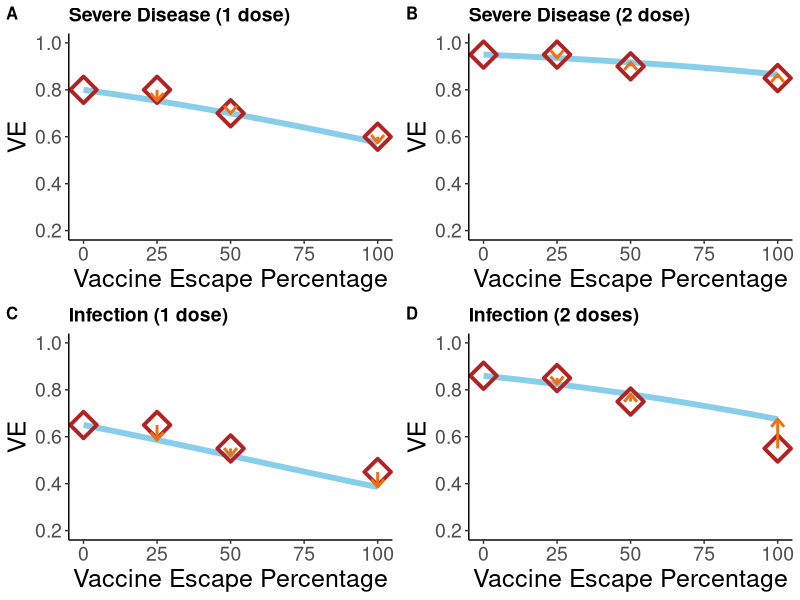
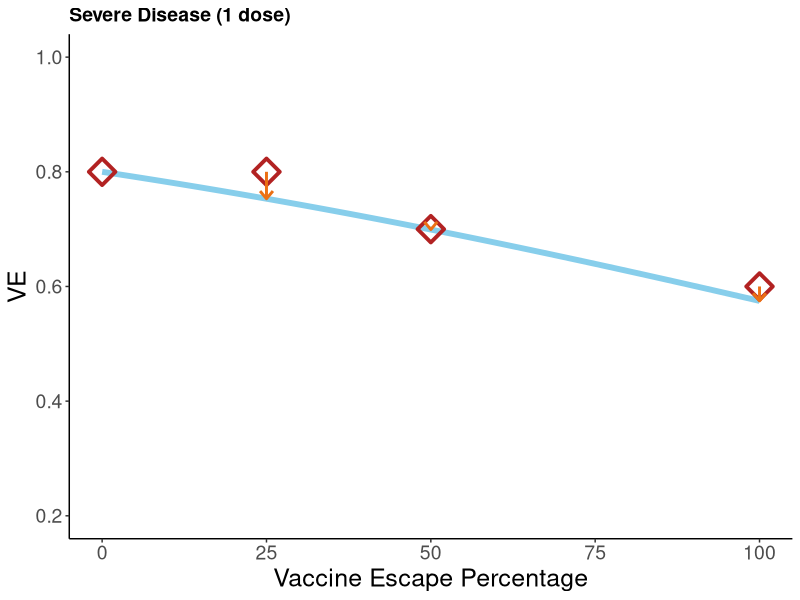
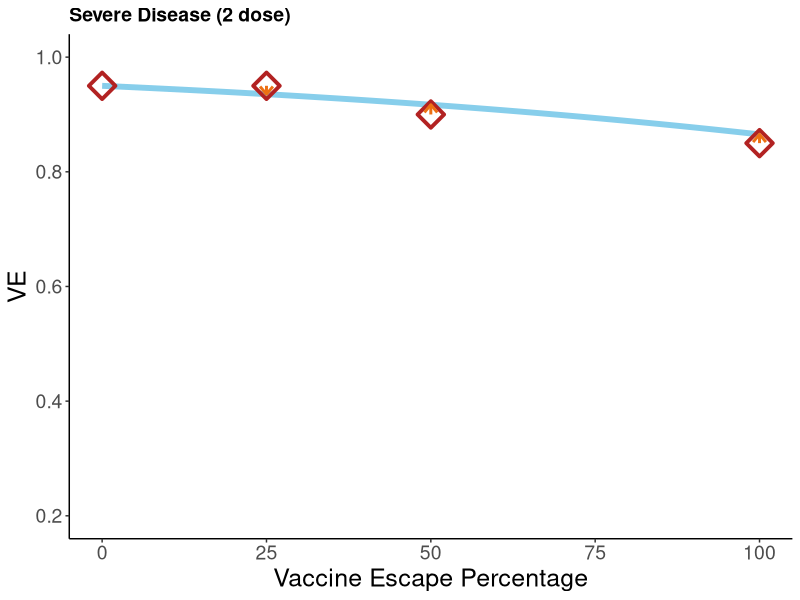
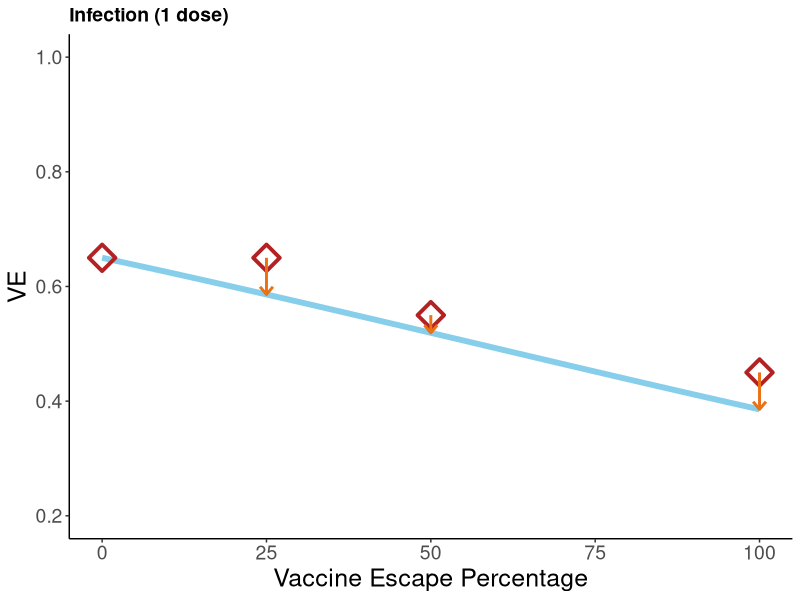
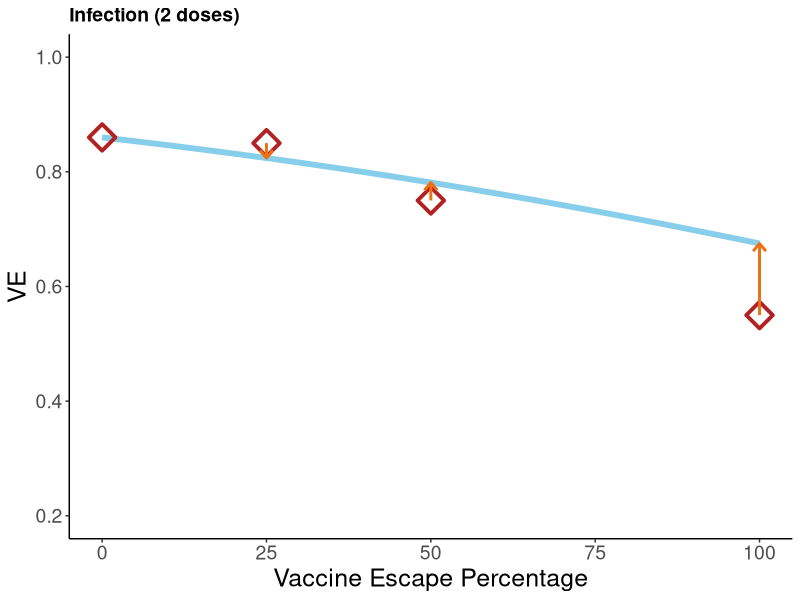
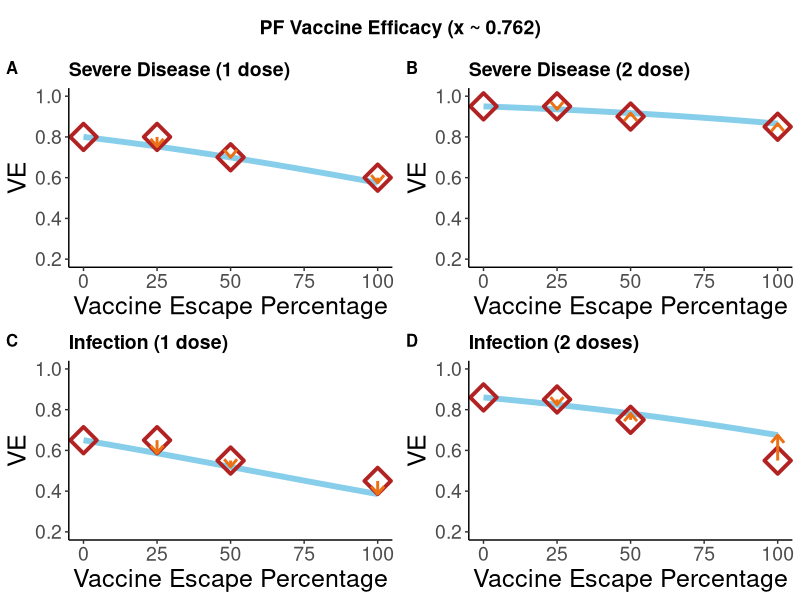
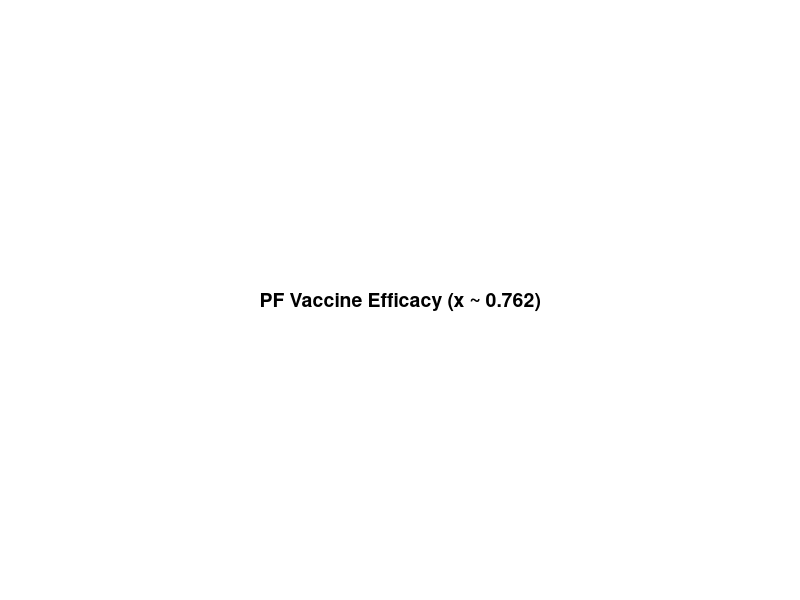

Here is the R script that generated these plots, in order:
#Plot the OR (Vaccine Efficacy Odds) efficacy/(1-efficacy)

#SPECIFICALLY,
#we only minimise the error at the central (50%) mark.

rm(list=ls())

require(tidyverse)

#The Problem:
#We have data: y0, y25, y50, y75 that we want to scale like so:

#y0*x = y25
#y0*(x^2) = y50
#y0*(x^3) = y75

#No x will fit perfectly, but what's the best we can do?

#----------------------------

#Build y vectors, one for AZ, one for PF, one for infectiousness combined

#AZ ones correspond all to 1 dose: VE against  (i) severe disease, (ii) infection
y0_AZ <- c(0.8/(1-0.8), 0.63/(1-0.63) )

y25_AZ <- c(0.64/(1-0.64), 0.5/(1-0.5))
y50_AZ <- c(0.4/(1-0.4), 0.1/(1-0.1))
y75_AZ <- c(0.2/(1-0.2), 0)
y100_AZ <- y75_AZ


#PF values correspond to VE against (i/ii) severe disease 1dose/2dose (iii/iv) infection 1dose/2dose (v) infectiousness (1 dose)
y0_PF <- c(0.8/(1-0.8), 0.95/(1-0.95), 0.65/(1-0.65), 0.86/(1-0.86))

y25_PF <- c(0.8/(1-0.8), 0.95/(1-0.95), 0.65/(1-0.65), 0.85/(1-0.85))
y50_PF <- c(0.7/(1-0.7), 0.9/(1-0.9), 0.55/(1-0.55), 0.75/(1-0.75))
y75_PF <- c(0.6/(1-0.6), 0.85/(1-0.85), 0.45/(1-0.45), 0.55/(1-0.55))
y100_PF <- y75_PF

#Lastly we do a separate one for infectious values (1 dose) of either AZ or PF
y0_infect <- 0.45/(1-0.45)

y25_infect <- 0.45/(1-0.45)
y50_infect <- 0.2/(1-0.2)
y75_infect <- 0
y100_infect <- y75_infect

#----------------------------------------
#PF
#Assume the same worst case is 100%.

error_x_PF <- function(x) {
  
  #Allocate memory:
  y25_estimate_PF <- c(0,0,0,0)
  y50_estimate_PF <- c(0,0,0,0)
  y100_estimate_PF <- c(0,0,0,0)
  
  y25_estimate_PF <- (x)*y0_PF
  y50_estimate_PF <- (x^2)*y0_PF
  y100_estimate_PF <- (x^4)*y0_PF

  y25_estimate_PF_probability <- y25_estimate_PF/(y25_estimate_PF+1)
  y25_PF_probability <- y25_PF/(y25_PF+1)
    
  y50_estimate_PF_probability <- y50_estimate_PF/(y50_estimate_PF+1)
  y50_PF_probability <- y50_PF/(y50_PF+1)
  
  y100_estimate_PF_probability <- y100_estimate_PF/(y100_estimate_PF+1)
  y100_PF_probability <- y100_PF/(y100_PF+1)
  
  error_amt <-  (sum((abs(y50_estimate_PF_probability - y50_PF_probability))^2  )  +  sum(  (abs(y100_estimate_PF_probability - y100_PF_probability))^2  )  +  sum(  (abs(y25_estimate_PF_probability - y25_PF_probability))^2)   )
  return(error_amt)
}

optim_PF <- optimize(error_x_PF, interval = c(0,1))
optim_x_PF <- optim_PF$minimum
optim_x_PF_error <- optim_PF$objective

#----------------------------

#Okay, now we want to plot it
######
#PF
######

percent_mark <- seq(0,100, length.out = 101)

# Severe Disease (1 dose)

sev_disease_efficacy <- (0.8/(1-0.8))*(optim_x_PF^(percent_mark/25))
#Convert back to probability:
sev_disease_efficacy <- sev_disease_efficacy/(sev_disease_efficacy+1)

Table_Data <- data.frame(percent_mark = c(0, 25, 50, 100), sev_disease_efficacy = c(0.8, 0.8, 0.7, 0.6))
Mapped_Data <- data.frame(percent_mark = percent_mark, sev_disease_efficacy = sev_disease_efficacy)

ggplot(data=Mapped_Data, aes(x=percent_mark, y=sev_disease_efficacy, group=1)) +
  geom_line(color="skyblue", size = 2) +
  geom_point(data = Table_Data, color = 'firebrick', shape = 5, size = 5, stroke = 2)+
  labs(title="Severe Disease (1 dose)",
       x ="Vaccine Escape Percentage", y = "VE") +
  geom_path(data = data.frame(percent_mark = c(50, 50), sev_disease_efficacy = c(0.7, sev_disease_efficacy[51]) ),
            size = 1, colour = "#EC7014",
            arrow = arrow(type = "open", angle = 40, length = unit(0.1, "inches")) 
  )+
  geom_path(data = data.frame(percent_mark = c(25, 25), sev_disease_efficacy = c(0.8, sev_disease_efficacy[26]) ),
            size = 1, colour = "#EC7014",
            arrow = arrow(type = "open", angle = 40, length = unit(0.1, "inches")) 
  )+
  geom_path(data = data.frame(percent_mark = c(100, 100), sev_disease_efficacy = c(0.6, sev_disease_efficacy[101]) ),
            size = 1, colour = "#EC7014",
            arrow = arrow(type = "open", angle = 40, length = unit(0.1, "inches")) 
  )+ylim(0.2,1) +
  theme_classic() +
  theme(
    plot.title = element_text( size=14, face="bold"),
    axis.title.x = element_text(size=18),
    axis.title.y = element_text(size=18),
    axis.text = element_text(size=14)
  )  ->  PF_sev_dis_1dose_50_fit


# Severe Disease (2 doses)

sev_dis_efficacy <- (0.95/(1-0.95))*(optim_x_PF^(percent_mark/25))
#Convert back to probability:
sev_dis_efficacy <- sev_dis_efficacy/(sev_dis_efficacy+1)

Table_Data <- data.frame(percent_mark = c(0, 25, 50, 100), sev_dis_efficacy = c(0.95, 0.95, 0.9, 0.85))
Mapped_Data <- data.frame(percent_mark = percent_mark, sev_dis_efficacy = sev_dis_efficacy)

ggplot(data=Mapped_Data, aes(x=percent_mark, y=sev_dis_efficacy, group=1)) +
  geom_line(color="skyblue", size = 2) +
  geom_point(data = Table_Data, color = 'firebrick', shape = 5, size = 5, stroke = 2)+
  labs(title="Severe Disease (2 dose)",
       x ="Vaccine Escape Percentage", y = "VE") +
  geom_path(data = data.frame(percent_mark = c(50, 50), sev_dis_efficacy = c(0.9, sev_dis_efficacy[51]) ),
            size = 1, colour = "#EC7014",
            arrow = arrow(type = "open", angle = 40, length = unit(0.1, "inches")) 
  )+
  geom_path(data = data.frame(percent_mark = c(25, 25), sev_dis_efficacy = c(0.95, sev_dis_efficacy[26]) ),
            size = 1, colour = "#EC7014",
            arrow = arrow(type = "open", angle = 40, length = unit(0.1, "inches")) 
  )+
  geom_path(data = data.frame(percent_mark = c(100, 100), sev_dis_efficacy = c(0.85, sev_dis_efficacy[101]) ),
            size = 1, colour = "#EC7014",
            arrow = arrow(type = "open", angle = 40, length = unit(0.1, "inches")) 
  )+ylim(0.2,1) +
  theme_classic() +
  theme(
    plot.title = element_text( size=14, face="bold"),
    axis.title.x = element_text(size=18),
    axis.title.y = element_text(size=18),
    axis.text = element_text(size=14)
  ) ->  PF_sev_dis_2dose_50_fit

# Infection (1 dose)

infection_efficacy <- (0.65/(1-0.65))*(optim_x_PF^(percent_mark/25))
#Convert back to probability:
infection_efficacy <- infection_efficacy/(infection_efficacy+1)

Table_Data <- data.frame(percent_mark = c(0, 25, 50, 100), infection_efficacy = c(0.65, 0.65, 0.55, 0.45))
Mapped_Data <- data.frame(percent_mark = percent_mark, infection_efficacy = infection_efficacy)

ggplot(data=Mapped_Data, aes(x=percent_mark, y=infection_efficacy, group=1)) +
  geom_line(color="skyblue", size = 2) +
  geom_point(data = Table_Data, color = 'firebrick', shape = 5, size = 5, stroke = 2)+
  labs(title="Infection (1 dose)",
       x ="Vaccine Escape Percentage", y = "VE") +
  geom_path(data = data.frame(percent_mark = c(50, 50), infection_efficacy = c(0.55, infection_efficacy[51]) ),
            size = 1, colour = "#EC7014",
            arrow = arrow(type = "open", angle = 40, length = unit(0.1, "inches")) 
  )+
  geom_path(data = data.frame(percent_mark = c(25, 25), infection_efficacy = c(0.65, infection_efficacy[26]) ),
            size = 1, colour = "#EC7014",
            arrow = arrow(type = "open", angle = 40, length = unit(0.1, "inches")) 
  )+
  geom_path(data = data.frame(percent_mark = c(100, 100), infection_efficacy = c(0.45, infection_efficacy[101]) ),
            size = 1, colour = "#EC7014",
            arrow = arrow(type = "open", angle = 40, length = unit(0.1, "inches")) 
  )+ylim(0.2,1) +
  theme_classic() +
  theme(
    plot.title = element_text( size=14, face="bold"),
    axis.title.x = element_text(size=18),
    axis.title.y = element_text(size=18),
    axis.text = element_text(size=14)
  ) ->  PF_sinfection_1dose_50_fit


# Infection (2 doses)

infection_efficacy <- (0.86/(1-0.86))*(optim_x_PF^(percent_mark/25))
#Convert back to probability:
infection_efficacy <- infection_efficacy/(infection_efficacy+1)

Table_Data <- data.frame(percent_mark = c(0, 25, 50, 100), infection_efficacy = c(0.86, 0.85, 0.75, 0.55))
Mapped_Data <- data.frame(percent_mark = percent_mark, infection_efficacy = infection_efficacy)

ggplot(data=Mapped_Data, aes(x=percent_mark, y=infection_efficacy, group=1)) +
  geom_line(color="skyblue", size = 2) +
  geom_point(data = Table_Data, color = 'firebrick', shape = 5, size = 5, stroke = 2)+
  labs(title="Infection (2 doses)",
       x ="Vaccine Escape Percentage", y = "VE") +
  geom_path(data = data.frame(percent_mark = c(50, 50), infection_efficacy = c(0.75, infection_efficacy[51]) ),
            size = 1, colour = "#EC7014",
            arrow = arrow(type = "open", angle = 40, length = unit(0.1, "inches")) 
  )+
  geom_path(data = data.frame(percent_mark = c(25, 25), infection_efficacy = c(0.85, infection_efficacy[26]) ),
            size = 1, colour = "#EC7014",
            arrow = arrow(type = "open", angle = 40, length = unit(0.1, "inches")) 
  )+
  geom_path(data = data.frame(percent_mark = c(100, 100), infection_efficacy = c(0.55, infection_efficacy[101]) ),
            size = 1, colour = "#EC7014",
            arrow = arrow(type = "open", angle = 40, length = unit(0.1, "inches")) 
  )+ ylim(0.2,1) +
  theme_classic() +
  theme(
    plot.title = element_text( size=14, face="bold"),
    axis.title.x = element_text(size=18),
    axis.title.y = element_text(size=18),
    axis.text = element_text(size=14)
  ) ->  PF_sinfection_2dose_50_fit


require(cowplot)
plot_grid(PF_sev_dis_1dose_50_fit, PF_sev_dis_2dose_50_fit, PF_sinfection_1dose_50_fit, PF_sinfection_2dose_50_fit, labels = c('A', 'B', 'C', 'D'), label_size = 12) -> p

#Make a title
title <- ggdraw() + draw_label("PF Vaccine Efficacy (x ~ 0.762)", fontface='bold')
#Add title:
plot_grid(title, p, ncol=1, rel_heights=c(0.1, 1)) -> plot2 # rel_heights values control title margins
